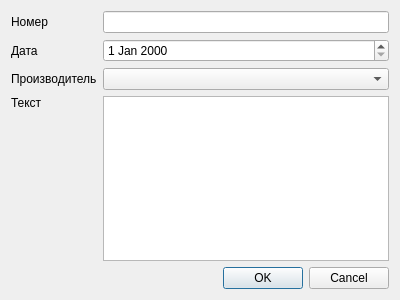
<?xml version="1.0" encoding="UTF-8"?>
<ui version="4.0">
 <class>DialogContractSupply</class>
 <widget class="QDialog" name="DialogContractSupply">
  <property name="geometry">
   <rect>
    <x>0</x>
    <y>0</y>
    <width>400</width>
    <height>300</height>
   </rect>
  </property>
  <property name="windowTitle">
   <string>Договор поставки</string>
  </property>
  <layout class="QGridLayout" name="gridLayout">
   <item row="0" column="0">
    <widget class="QLabel" name="label">
     <property name="text">
      <string>Номер</string>
     </property>
    </widget>
   </item>
   <item row="0" column="1">
    <widget class="QLineEdit" name="lineEditId">
     <property name="readOnly">
      <bool>true</bool>
     </property>
    </widget>
   </item>
   <item row="1" column="0">
    <widget class="QLabel" name="label_2">
     <property name="text">
      <string>Дата</string>
     </property>
    </widget>
   </item>
   <item row="1" column="1">
    <widget class="QDateEdit" name="dateEditDate"/>
   </item>
   <item row="2" column="0">
    <widget class="QLabel" name="label_3">
     <property name="text">
      <string>Производитель</string>
     </property>
    </widget>
   </item>
   <item row="2" column="1">
    <widget class="QComboBox" name="comboBoxVendor"/>
   </item>
   <item row="3" column="0">
    <widget class="QLabel" name="label_4">
     <property name="text">
      <string>Текст</string>
     </property>
     <property name="alignment">
      <set>Qt::AlignLeading|Qt::AlignLeft|Qt::AlignTop</set>
     </property>
    </widget>
   </item>
   <item row="3" column="1">
    <widget class="QTextEdit" name="textEditText"/>
   </item>
   <item row="4" column="0" colspan="2">
    <widget class="QDialogButtonBox" name="buttonBox">
     <property name="orientation">
      <enum>Qt::Horizontal</enum>
     </property>
     <property name="standardButtons">
      <set>QDialogButtonBox::Cancel|QDialogButtonBox::Ok</set>
     </property>
    </widget>
   </item>
  </layout>
 </widget>
 <resources/>
 <connections>
  <connection>
   <sender>buttonBox</sender>
   <signal>accepted()</signal>
   <receiver>DialogContractSupply</receiver>
   <slot>accept()</slot>
   <hints>
    <hint type="sourcelabel">
     <x>248</x>
     <y>254</y>
    </hint>
    <hint type="destinationlabel">
     <x>157</x>
     <y>274</y>
    </hint>
   </hints>
  </connection>
  <connection>
   <sender>buttonBox</sender>
   <signal>rejected()</signal>
   <receiver>DialogContractSupply</receiver>
   <slot>reject()</slot>
   <hints>
    <hint type="sourcelabel">
     <x>316</x>
     <y>260</y>
    </hint>
    <hint type="destinationlabel">
     <x>286</x>
     <y>274</y>
    </hint>
   </hints>
  </connection>
 </connections>
</ui>
